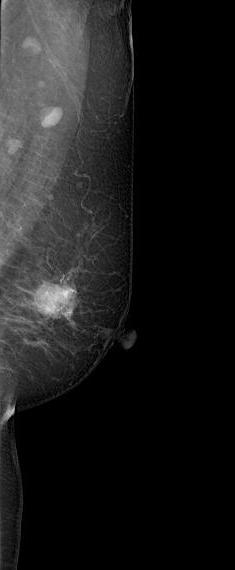
#> input picture AI APP/Images/5/b5/R.jpg, 235 x 570 px, found by its file name; its folder holds 2 pictures in this run
$ python main.py
#> lines starting #> are read from the running program, lines starting #| are printed output that depends on the picture
from PIL import Image
from tqdm import tqdm
import os

def mirror_image(input_path, output_path):
    # Open the image file
    original_image = Image.open(input_path)
#> original_image is the input picture: PIL image 235x570 RGB; min 0, max 228, mean 28.4

    # Mirror the image
    mirrored_image = original_image.transpose(Image.FLIP_LEFT_RIGHT)
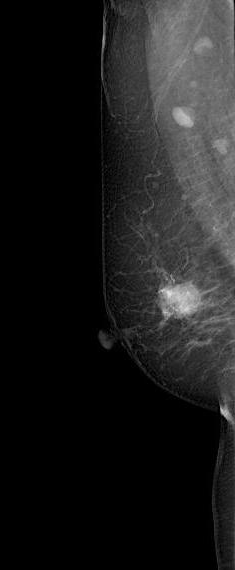
#> mirrored_image: PIL image 235x570 RGB; min 0, max 228, mean 28.4

    # Save the mirrored image
    mirrored_image.save(output_path)

if __name__ == "__main__":
    # Specify the directory where your images are stored
    base_path = r"H:\Self learning Data\TIEC Innov Egypt\TIEC Final Project\Website\Flask version\AI APP Complete\AI APP"
    input_directory = os.path.join(base_path, "Images", "5", "b5")

    # Specify the directory where you want to save mirrored images
    output_directory = os.path.join(base_path, "Preprocces_Images", "5")

    # Create the output directory if it doesn't exist
    os.makedirs(output_directory, exist_ok=True)

    # Get the list of files to process
    files_to_process = [filename for filename in os.listdir(input_directory) if filename.endswith("R.jpg")]

    # Create a progress bar
    progress_bar = tqdm(total=len(files_to_process), desc="Converting images")

    # Loop through files in the input directory
    for filename in files_to_process:
        input_path = os.path.join(input_directory, filename)

        # Modify the output filename as needed
        output_filename = filename[:-5] + "_mirrored.jpg"
        output_path = os.path.join(output_directory, output_filename)

        # Mirror the image and save it
        mirror_image(input_path, output_path)

        # Update the progress bar
        progress_bar.update(1)

    # Close the progress bar
    progress_bar.close()
